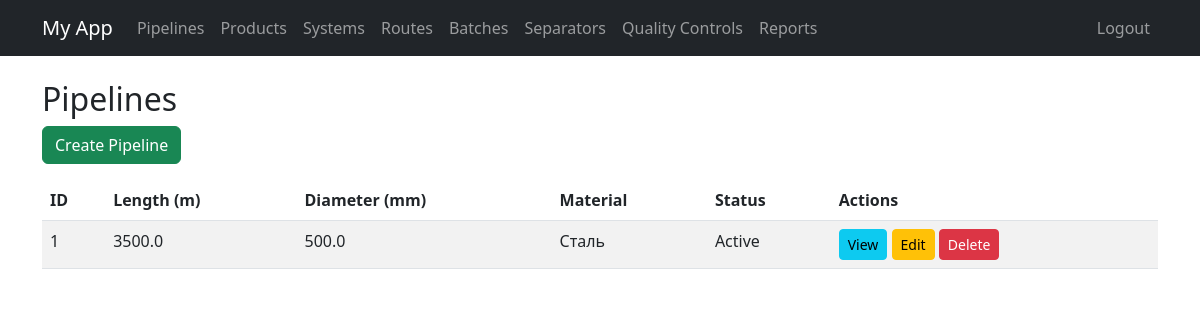
The app's page /pipelines/ (signed in) with its own data.
### app/models.py (models this page shows, shortened)
class Pipeline(models.Model):
    STATUS_CHOICES = [
        ('active', 'Active'),
        ('inactive', 'Inactive'),
        ('under_maintenance', 'Under Maintenance'),
    ]
    length = models.FloatField(verbose_name="Length (m)", default=0)
    diameter = models.FloatField(verbose_name="Diameter (mm)", default=0)
    material = models.CharField(max_length=100, verbose_name="Material", default="Unknown")
    status = models.CharField(max_length=20, choices=STATUS_CHOICES, default='active', verbose_name="Status")

### app/views.py (the view)
# urls.py: path('pipelines/', views.pipeline_list, name='pipeline_list'),
@login_required
def pipeline_list(request):
    pipelines = Pipeline.objects.all()
    return render(request, 'pipeline_list.html', {'pipelines': pipelines})

### app/templates/pipeline_list.html (shortened to what this page needs)
{% extends 'base.html' %}
{% block content %}
<h2>Pipelines</h2>
<a href="{% url 'pipeline_create' %}" class="btn btn-success mb-3">Create Pipeline</a>
<table class="table table-striped">
    <thead>
        <tr>
            <th>ID</th>
            <th>Length (m)</th>
            <th>Diameter (mm)</th>
            <th>Material</th>
            <th>Status</th>
            <th>Actions</th>
        </tr>
    </thead>
    <tbody>
        {% for pipeline in pipelines %}
        <tr>
            <td>{{ pipeline.id }}</td>
            <td>{{ pipeline.length }}</td>
            <td>{{ pipeline.diameter }}</td>
            <td>{{ pipeline.material }}</td>
            <td>{{ pipeline.get_status_display }}</td>
            <td>
                <a href="{% url 'pipeline_detail' pipeline.id %}" class="btn btn-info btn-sm">View</a>
                <a href="{% url 'pipeline_update' pipeline.id %}" class="btn btn-warning btn-sm">Edit</a>
                <a href="{% url 'pipeline_delete' pipeline.id %}" class="btn btn-danger btn-sm">Delete</a>
            </td>
        </tr>
        {% endfor %}
    </tbody>
</table>
{% endblock %}

### records on screen
Pipeline: id "1", length "3500.0", diameter "500.0", material "Сталь", status "Active"
